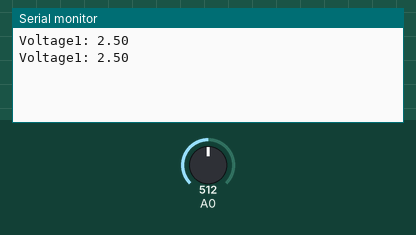
The sketch below on a simulated Arduino Uno, built with avr-gcc and run on an emulated ATmega328P. On the bench: the last lines printed to the serial monitor. The test bench sets the inputs (shaded band); at power-on: A0 = 512.

Above: at 1.8 s.
1.9 s: A0 set to 716
At 2.8 s:
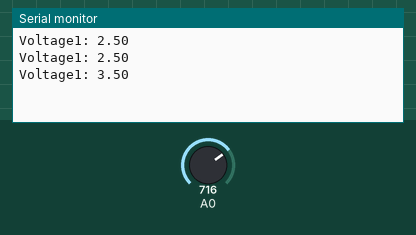
3.4 s: A0 set to 900
At 4.8 s:
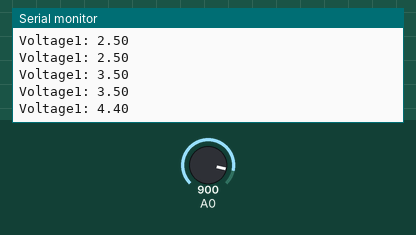
Timing chart, 0 to 6.4 s (numbered marks = the images above; inputs shaded):
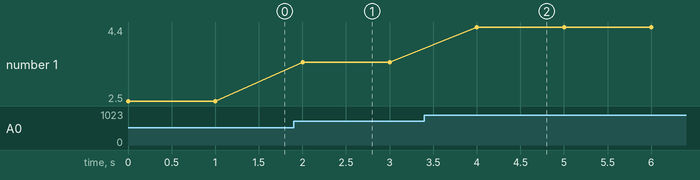

Measured:
- after the input at 1.9 s, the serial monitor: prints a new line after 0.10 s (image 1)
- after the input at 3.4 s, the serial monitor: prints a new line after 0.60 s (image 2)
- plotted number 1: 2.5 → 3.5 after the input at 1.9 s, 3.5 → 4.4 after the input at 3.4 s

The sketch:

Capstone_voltage_measurement.ino
```cpp
void setup() {
  // put your setup code here, to run once:
    pinMode(A0, INPUT);
    Serial.begin(9600);
}

void loop() {
  // put your main code here, to run repeatedly:
  int analogValue1 = analogRead(A0); // read analog input A0
  float voltage1 = analogValue1 * (5.0 / 1023.0); // convert analog value to voltage
  Serial.print("Voltage1: ");
  Serial.println(voltage1, 2);
  delay(1000);
}
```
